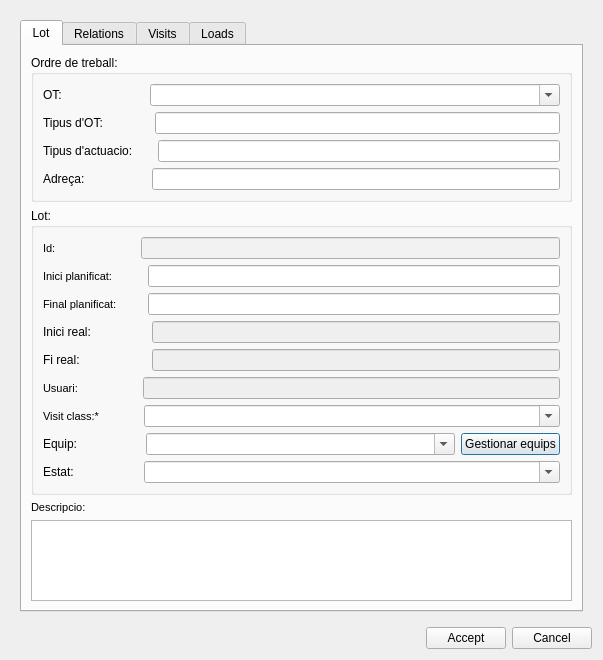
<?xml version="1.0" encoding="UTF-8"?>
<ui version="4.0">
 <class>add_lot</class>
 <widget class="QDialog" name="add_lot">
  <property name="geometry">
   <rect>
    <x>0</x>
    <y>0</y>
    <width>603</width>
    <height>660</height>
   </rect>
  </property>
  <property name="windowTitle">
   <string>Lot</string>
  </property>
  <layout class="QVBoxLayout" name="verticalLayout_3">
   <item>
    <widget class="QWidget" name="centralwidget" native="true">
     <layout class="QVBoxLayout" name="verticalLayout_2">
      <item>
       <widget class="QTabWidget" name="tab_widget">
        <property name="currentIndex">
         <number>0</number>
        </property>
        <widget class="QWidget" name="LotTab">
         <attribute name="title">
          <string>Lot</string>
         </attribute>
         <layout class="QVBoxLayout" name="verticalLayout" stretch="0,0,0,0">
          <item>
           <widget class="QGroupBox" name="grb_ot">
            <property name="title">
             <string>Ordre de treball:</string>
            </property>
            <layout class="QGridLayout" name="gridLayout">
             <item row="3" column="0">
              <layout class="QHBoxLayout" name="horizontalLayout_5">
               <item>
                <widget class="QLabel" name="label_5">
                 <property name="text">
                  <string>OT:</string>
                 </property>
                </widget>
               </item>
               <item>
                <spacer name="horizontalSpacer_12">
                 <property name="orientation">
                  <enum>Qt::Horizontal</enum>
                 </property>
                 <property name="sizeType">
                  <enum>QSizePolicy::Fixed</enum>
                 </property>
                 <property name="sizeHint" stdset="0">
                  <size>
                   <width>82</width>
                   <height>20</height>
                  </size>
                 </property>
                </spacer>
               </item>
               <item>
                <widget class="QComboBox" name="cmb_ot">
                 <property name="sizePolicy">
                  <sizepolicy hsizetype="Expanding" vsizetype="Fixed">
                   <horstretch>0</horstretch>
                   <verstretch>0</verstretch>
                  </sizepolicy>
                 </property>
                 <property name="editable">
                  <bool>true</bool>
                 </property>
                </widget>
               </item>
              </layout>
             </item>
             <item row="4" column="0">
              <layout class="QHBoxLayout" name="horizontalLayout_17">
               <item>
                <widget class="QLabel" name="label_6">
                 <property name="text">
                  <string>Tipus d'OT:</string>
                 </property>
                </widget>
               </item>
               <item>
                <spacer name="horizontalSpacer_13">
                 <property name="orientation">
                  <enum>Qt::Horizontal</enum>
                 </property>
                 <property name="sizeType">
                  <enum>QSizePolicy::Fixed</enum>
                 </property>
                 <property name="sizeHint" stdset="0">
                  <size>
                   <width>46</width>
                   <height>20</height>
                  </size>
                 </property>
                </spacer>
               </item>
               <item>
                <widget class="QLineEdit" name="txt_ot_type"/>
               </item>
              </layout>
             </item>
             <item row="6" column="0">
              <layout class="QHBoxLayout" name="horizontalLayout_18">
               <item>
                <widget class="QLabel" name="label_7">
                 <property name="text">
                  <string>Adreça:</string>
                 </property>
                </widget>
               </item>
               <item>
                <spacer name="horizontalSpacer_14">
                 <property name="orientation">
                  <enum>Qt::Horizontal</enum>
                 </property>
                 <property name="sizeType">
                  <enum>QSizePolicy::Fixed</enum>
                 </property>
                 <property name="sizeHint" stdset="0">
                  <size>
                   <width>61</width>
                   <height>20</height>
                  </size>
                 </property>
                </spacer>
               </item>
               <item>
                <widget class="QLineEdit" name="txt_ot_address"/>
               </item>
              </layout>
             </item>
             <item row="5" column="0">
              <layout class="QHBoxLayout" name="horizontalLayout_19">
               <item>
                <widget class="QLabel" name="label_8">
                 <property name="text">
                  <string>Tipus d'actuacio:</string>
                 </property>
                </widget>
               </item>
               <item>
                <spacer name="horizontalSpacer_15">
                 <property name="orientation">
                  <enum>Qt::Horizontal</enum>
                 </property>
                 <property name="sizeType">
                  <enum>QSizePolicy::Fixed</enum>
                 </property>
                 <property name="sizeHint" stdset="0">
                  <size>
                   <width>19</width>
                   <height>20</height>
                  </size>
                 </property>
                </spacer>
               </item>
               <item>
                <widget class="QLineEdit" name="txt_wotype_id"/>
               </item>
              </layout>
             </item>
            </layout>
           </widget>
          </item>
          <item>
           <widget class="QGroupBox" name="grb_lot">
            <property name="title">
             <string>Lot:</string>
            </property>
            <layout class="QGridLayout" name="gridLayout_2">
             <item row="5" column="0">
              <layout class="QHBoxLayout" name="horizontalLayout_4" stretch="0,0,1">
               <item>
                <widget class="QLabel" name="label_node_type_5">
                 <property name="font">
                  <font>
                   <pointsize>8</pointsize>
                   <weight>50</weight>
                   <bold>false</bold>
                  </font>
                 </property>
                 <property name="frameShape">
                  <enum>QFrame::NoFrame</enum>
                 </property>
                 <property name="frameShadow">
                  <enum>QFrame::Plain</enum>
                 </property>
                 <property name="text">
                  <string>Usuari:</string>
                 </property>
                 <property name="textFormat">
                  <enum>Qt::AutoText</enum>
                 </property>
                 <property name="scaledContents">
                  <bool>false</bool>
                 </property>
                 <property name="alignment">
                  <set>Qt::AlignLeading|Qt::AlignLeft|Qt::AlignVCenter</set>
                 </property>
                 <property name="margin">
                  <number>3</number>
                 </property>
                </widget>
               </item>
               <item>
                <spacer name="horizontalSpacer_5">
                 <property name="orientation">
                  <enum>Qt::Horizontal</enum>
                 </property>
                 <property name="sizeType">
                  <enum>QSizePolicy::Fixed</enum>
                 </property>
                 <property name="sizeHint" stdset="0">
                  <size>
                   <width>59</width>
                   <height>20</height>
                  </size>
                 </property>
                </spacer>
               </item>
               <item>
                <widget class="QLineEdit" name="user_name">
                 <property name="enabled">
                  <bool>false</bool>
                 </property>
                 <property name="frame">
                  <bool>true</bool>
                 </property>
                 <property name="readOnly">
                  <bool>true</bool>
                 </property>
                </widget>
               </item>
              </layout>
             </item>
             <item row="0" column="0">
              <layout class="QHBoxLayout" name="horizontalLayout" stretch="0,0,1">
               <item>
                <widget class="QLabel" name="label_node_type">
                 <property name="font">
                  <font>
                   <pointsize>8</pointsize>
                   <weight>50</weight>
                   <bold>false</bold>
                  </font>
                 </property>
                 <property name="frameShape">
                  <enum>QFrame::NoFrame</enum>
                 </property>
                 <property name="frameShadow">
                  <enum>QFrame::Plain</enum>
                 </property>
                 <property name="text">
                  <string>Id:</string>
                 </property>
                 <property name="textFormat">
                  <enum>Qt::AutoText</enum>
                 </property>
                 <property name="scaledContents">
                  <bool>false</bool>
                 </property>
                 <property name="alignment">
                  <set>Qt::AlignLeading|Qt::AlignLeft|Qt::AlignVCenter</set>
                 </property>
                 <property name="margin">
                  <number>3</number>
                 </property>
                </widget>
               </item>
               <item>
                <spacer name="horizontalSpacer_2">
                 <property name="orientation">
                  <enum>Qt::Horizontal</enum>
                 </property>
                 <property name="sizeType">
                  <enum>QSizePolicy::Fixed</enum>
                 </property>
                 <property name="sizeHint" stdset="0">
                  <size>
                   <width>79</width>
                   <height>20</height>
                  </size>
                 </property>
                </spacer>
               </item>
               <item>
                <widget class="QLineEdit" name="lot_id">
                 <property name="enabled">
                  <bool>true</bool>
                 </property>
                 <property name="styleSheet">
                  <string notr="true">background: rgb(242, 242, 242);
                                                 color: rgb(100, 100, 100)</string>
                 </property>
                 <property name="frame">
                  <bool>true</bool>
                 </property>
                 <property name="readOnly">
                  <bool>true</bool>
                 </property>
                </widget>
               </item>
              </layout>
             </item>
             <item row="8" column="0">
              <layout class="QHBoxLayout" name="horizontalLayout_11" stretch="0,0,1">
               <item>
                <widget class="QLabel" name="label_2">
                 <property name="text">
                  <string>Estat:</string>
                 </property>
                 <property name="margin">
                  <number>3</number>
                 </property>
                </widget>
               </item>
               <item>
                <spacer name="horizontalSpacer_9">
                 <property name="orientation">
                  <enum>Qt::Horizontal</enum>
                 </property>
                 <property name="sizeType">
                  <enum>QSizePolicy::Fixed</enum>
                 </property>
                 <property name="sizeHint" stdset="0">
                  <size>
                   <width>64</width>
                   <height>20</height>
                  </size>
                 </property>
                </spacer>
               </item>
               <item>
                <widget class="QComboBox" name="cmb_status">
                 <property name="editable">
                  <bool>true</bool>
                 </property>
                 <property name="sizeAdjustPolicy">
                  <enum>QComboBox::AdjustToContents</enum>
                 </property>
                </widget>
               </item>
              </layout>
             </item>
             <item row="6" column="0">
              <layout class="QHBoxLayout" name="horizontalLayout_6" stretch="0,0,1">
               <item>
                <widget class="QLabel" name="label_flexunion_code_4">
                 <property name="font">
                  <font>
                   <pointsize>8</pointsize>
                  </font>
                 </property>
                 <property name="frameShape">
                  <enum>QFrame::NoFrame</enum>
                 </property>
                 <property name="frameShadow">
                  <enum>QFrame::Plain</enum>
                 </property>
                 <property name="text">
                  <string>Visit class:*</string>
                 </property>
                 <property name="textFormat">
                  <enum>Qt::AutoText</enum>
                 </property>
                 <property name="scaledContents">
                  <bool>false</bool>
                 </property>
                 <property name="alignment">
                  <set>Qt::AlignLeading|Qt::AlignLeft|Qt::AlignVCenter</set>
                 </property>
                 <property name="margin">
                  <number>3</number>
                 </property>
                </widget>
               </item>
               <item>
                <spacer name="horizontalSpacer_7">
                 <property name="orientation">
                  <enum>Qt::Horizontal</enum>
                 </property>
                 <property name="sizeType">
                  <enum>QSizePolicy::Fixed</enum>
                 </property>
                 <property name="sizeHint" stdset="0">
                  <size>
                   <width>38</width>
                   <height>20</height>
                  </size>
                 </property>
                </spacer>
               </item>
               <item>
                <widget class="QComboBox" name="cmb_visit_class">
                 <property name="editable">
                  <bool>true</bool>
                 </property>
                 <property name="sizeAdjustPolicy">
                  <enum>QComboBox::AdjustToContents</enum>
                 </property>
                </widget>
               </item>
              </layout>
             </item>
             <item row="2" column="0">
              <layout class="QHBoxLayout" name="horizontalLayout_3" stretch="0,0,0">
               <item>
                <widget class="QLabel" name="label_node_type_2">
                 <property name="minimumSize">
                  <size>
                   <width>80</width>
                   <height>0</height>
                  </size>
                 </property>
                 <property name="maximumSize">
                  <size>
                   <width>0</width>
                   <height>16777215</height>
                  </size>
                 </property>
                 <property name="font">
                  <font>
                   <pointsize>8</pointsize>
                   <weight>50</weight>
                   <bold>false</bold>
                  </font>
                 </property>
                 <property name="frameShape">
                  <enum>QFrame::NoFrame</enum>
                 </property>
                 <property name="frameShadow">
                  <enum>QFrame::Plain</enum>
                 </property>
                 <property name="text">
                  <string>Final planificat:</string>
                 </property>
                 <property name="textFormat">
                  <enum>Qt::AutoText</enum>
                 </property>
                 <property name="scaledContents">
                  <bool>false</bool>
                 </property>
                 <property name="alignment">
                  <set>Qt::AlignLeading|Qt::AlignLeft|Qt::AlignVCenter</set>
                 </property>
                 <property name="margin">
                  <number>3</number>
                 </property>
                </widget>
               </item>
               <item>
                <spacer name="horizontalSpacer_4">
                 <property name="orientation">
                  <enum>Qt::Horizontal</enum>
                 </property>
                 <property name="sizeType">
                  <enum>QSizePolicy::Fixed</enum>
                 </property>
                 <property name="sizeHint" stdset="0">
                  <size>
                   <width>19</width>
                   <height>20</height>
                  </size>
                 </property>
                </spacer>
               </item>
               <item>
                <widget class="QLineEdit" name="enddate"/>
               </item>
              </layout>
             </item>
             <item row="7" column="0">
              <layout class="QHBoxLayout" name="horizontalLayout_10" stretch="0,0,1,0">
               <item>
                <widget class="QLabel" name="label">
                 <property name="maximumSize">
                  <size>
                   <width>16777215</width>
                   <height>16777215</height>
                  </size>
                 </property>
                 <property name="text">
                  <string>Equip:</string>
                 </property>
                 <property name="margin">
                  <number>3</number>
                 </property>
                </widget>
               </item>
               <item>
                <spacer name="horizontalSpacer_8">
                 <property name="orientation">
                  <enum>Qt::Horizontal</enum>
                 </property>
                 <property name="sizeType">
                  <enum>QSizePolicy::Fixed</enum>
                 </property>
                 <property name="sizeHint" stdset="0">
                  <size>
                   <width>63</width>
                   <height>20</height>
                  </size>
                 </property>
                </spacer>
               </item>
               <item>
                <widget class="QComboBox" name="cmb_assigned_to">
                 <property name="editable">
                  <bool>true</bool>
                 </property>
                 <property name="sizeAdjustPolicy">
                  <enum>QComboBox::AdjustToContents</enum>
                 </property>
                </widget>
               </item>
               <item>
                <widget class="QPushButton" name="cmb_man_team">
                 <property name="text">
                  <string>Gestionar equips</string>
                 </property>
                </widget>
               </item>
              </layout>
             </item>
             <item row="1" column="0">
              <layout class="QHBoxLayout" name="horizontalLayout_2" stretch="0,0,0">
               <item>
                <widget class="QLabel" name="label_node_type_3">
                 <property name="minimumSize">
                  <size>
                   <width>80</width>
                   <height>0</height>
                  </size>
                 </property>
                 <property name="maximumSize">
                  <size>
                   <width>0</width>
                   <height>16777215</height>
                  </size>
                 </property>
                 <property name="font">
                  <font>
                   <pointsize>8</pointsize>
                   <weight>50</weight>
                   <bold>false</bold>
                  </font>
                 </property>
                 <property name="frameShape">
                  <enum>QFrame::NoFrame</enum>
                 </property>
                 <property name="frameShadow">
                  <enum>QFrame::Plain</enum>
                 </property>
                 <property name="text">
                  <string>Inici planificat:</string>
                 </property>
                 <property name="textFormat">
                  <enum>Qt::AutoText</enum>
                 </property>
                 <property name="scaledContents">
                  <bool>false</bool>
                 </property>
                 <property name="alignment">
                  <set>Qt::AlignLeading|Qt::AlignLeft|Qt::AlignVCenter</set>
                 </property>
                 <property name="margin">
                  <number>3</number>
                 </property>
                </widget>
               </item>
               <item>
                <spacer name="horizontalSpacer_3">
                 <property name="orientation">
                  <enum>Qt::Horizontal</enum>
                 </property>
                 <property name="sizeType">
                  <enum>QSizePolicy::Fixed</enum>
                 </property>
                 <property name="sizeHint" stdset="0">
                  <size>
                   <width>19</width>
                   <height>20</height>
                  </size>
                 </property>
                </spacer>
               </item>
               <item>
                <widget class="QLineEdit" name="startdate"/>
               </item>
              </layout>
             </item>
             <item row="4" column="0">
              <layout class="QHBoxLayout" name="horizontalLayout_16">
               <item>
                <widget class="QLabel" name="label_4">
                 <property name="text">
                  <string>Fi real:</string>
                 </property>
                </widget>
               </item>
               <item>
                <spacer name="horizontalSpacer_11">
                 <property name="orientation">
                  <enum>Qt::Horizontal</enum>
                 </property>
                 <property name="sizeType">
                  <enum>QSizePolicy::Fixed</enum>
                 </property>
                 <property name="sizeHint" stdset="0">
                  <size>
                   <width>66</width>
                   <height>20</height>
                  </size>
                 </property>
                </spacer>
               </item>
               <item>
                <widget class="QLineEdit" name="real_enddate">
                 <property name="enabled">
                  <bool>false</bool>
                 </property>
                 <property name="readOnly">
                  <bool>true</bool>
                 </property>
                </widget>
               </item>
              </layout>
             </item>
             <item row="3" column="0">
              <layout class="QHBoxLayout" name="horizontalLayout_15">
               <item>
                <widget class="QLabel" name="label_3">
                 <property name="text">
                  <string>Inici real:</string>
                 </property>
                </widget>
               </item>
               <item>
                <spacer name="horizontalSpacer_6">
                 <property name="orientation">
                  <enum>Qt::Horizontal</enum>
                 </property>
                 <property name="sizeType">
                  <enum>QSizePolicy::Fixed</enum>
                 </property>
                 <property name="sizeHint" stdset="0">
                  <size>
                   <width>55</width>
                   <height>20</height>
                  </size>
                 </property>
                </spacer>
               </item>
               <item>
                <widget class="QLineEdit" name="real_startdate">
                 <property name="enabled">
                  <bool>false</bool>
                 </property>
                 <property name="readOnly">
                  <bool>true</bool>
                 </property>
                </widget>
               </item>
              </layout>
             </item>
            </layout>
            <zorder></zorder>
            <zorder></zorder>
            <zorder></zorder>
            <zorder></zorder>
            <zorder></zorder>
            <zorder></zorder>
            <zorder></zorder>
            <zorder></zorder>
            <zorder></zorder>
           </widget>
          </item>
          <item>
           <widget class="QLabel" name="label_flexunion_code_5">
            <property name="font">
             <font>
              <pointsize>8</pointsize>
             </font>
            </property>
            <property name="frameShape">
             <enum>QFrame::NoFrame</enum>
            </property>
            <property name="frameShadow">
             <enum>QFrame::Plain</enum>
            </property>
            <property name="text">
             <string>Descripcio:</string>
            </property>
            <property name="textFormat">
             <enum>Qt::AutoText</enum>
            </property>
            <property name="scaledContents">
             <bool>false</bool>
            </property>
            <property name="alignment">
             <set>Qt::AlignLeading|Qt::AlignLeft|Qt::AlignVCenter</set>
            </property>
            <property name="margin">
             <number>3</number>
            </property>
           </widget>
          </item>
          <item>
           <widget class="QTextEdit" name="descript"/>
          </item>
         </layout>
        </widget>
        <widget class="QWidget" name="RelationsTab">
         <attribute name="title">
          <string>Relations</string>
         </attribute>
         <layout class="QVBoxLayout" name="verticalLayout_4">
          <item>
           <layout class="QHBoxLayout" name="horizontalLayout_8" stretch="0,1">
            <item>
             <widget class="QLabel" name="label_feature_type">
              <property name="font">
               <font>
                <pointsize>8</pointsize>
               </font>
              </property>
              <property name="frameShape">
               <enum>QFrame::NoFrame</enum>
              </property>
              <property name="frameShadow">
               <enum>QFrame::Plain</enum>
              </property>
              <property name="text">
               <string>Feature type:</string>
              </property>
              <property name="textFormat">
               <enum>Qt::AutoText</enum>
              </property>
              <property name="scaledContents">
               <bool>false</bool>
              </property>
              <property name="alignment">
               <set>Qt::AlignLeading|Qt::AlignLeft|Qt::AlignVCenter</set>
              </property>
              <property name="margin">
               <number>3</number>
              </property>
             </widget>
            </item>
            <item>
             <widget class="QComboBox" name="feature_type">
              <property name="editable">
               <bool>true</bool>
              </property>
              <property name="sizeAdjustPolicy">
               <enum>QComboBox::AdjustToContents</enum>
              </property>
             </widget>
            </item>
           </layout>
          </item>
          <item>
           <layout class="QHBoxLayout" name="horizontalLayout_20">
            <item>
             <widget class="QLineEdit" name="txt_path_rel">
              <property name="readOnly">
               <bool>true</bool>
              </property>
             </widget>
            </item>
            <item>
             <widget class="QPushButton" name="btn_path_rel">
              <property name="text">
               <string>...</string>
              </property>
             </widget>
            </item>
            <item>
             <widget class="QPushButton" name="btn_export_rel">
              <property name="text">
               <string>Exportar a csv</string>
              </property>
             </widget>
            </item>
           </layout>
          </item>
          <item>
           <widget class="Line" name="line_2">
            <property name="orientation">
             <enum>Qt::Horizontal</enum>
            </property>
           </widget>
          </item>
          <item>
           <layout class="QHBoxLayout" name="horizontalLayout_9">
            <item>
             <widget class="QLineEdit" name="feature_id"/>
            </item>
            <item>
             <widget class="QToolButton" name="action_selector">
              <property name="text">
               <string>...</string>
              </property>
              <property name="popupMode">
               <enum>QToolButton::MenuButtonPopup</enum>
              </property>
              <property name="autoRaise">
               <bool>true</bool>
              </property>
             </widget>
            </item>
            <item>
             <widget class="QPushButton" name="btn_feature_insert">
              <property name="text">
               <string/>
              </property>
              <property name="icon">
               <iconset>
                <normaloff>../icons/111.png</normaloff>../icons/111.png</iconset>
              </property>
             </widget>
            </item>
            <item>
             <widget class="QPushButton" name="btn_feature_delete">
              <property name="text">
               <string/>
              </property>
              <property name="icon">
               <iconset>
                <normaloff>../icons/112.png</normaloff>../icons/112.png</iconset>
              </property>
             </widget>
            </item>
            <item>
             <widget class="QPushButton" name="btn_feature_snapping">
              <property name="text">
               <string/>
              </property>
              <property name="icon">
               <iconset>
                <normaloff>../icons/137.png</normaloff>../icons/137.png</iconset>
              </property>
             </widget>
            </item>
           </layout>
          </item>
          <item>
           <widget class="QTableView" name="tbl_relation">
            <property name="sortingEnabled">
             <bool>true</bool>
            </property>
           </widget>
          </item>
         </layout>
        </widget>
        <widget class="QWidget" name="VisitsTab">
         <attribute name="title">
          <string>Visits</string>
         </attribute>
         <layout class="QVBoxLayout" name="verticalLayout_5">
          <item>
           <layout class="QHBoxLayout" name="horizontalLayout_12">
            <item>
             <widget class="QLabel" name="lbl_filter">
              <property name="text">
               <string>Filtre per element id:</string>
              </property>
             </widget>
            </item>
            <item>
             <widget class="QLineEdit" name="txt_filter"/>
            </item>
            <item>
             <spacer name="horizontalSpacer_10">
              <property name="orientation">
               <enum>Qt::Horizontal</enum>
              </property>
              <property name="sizeHint" stdset="0">
               <size>
                <width>40</width>
                <height>20</height>
               </size>
              </property>
             </spacer>
            </item>
           </layout>
          </item>
          <item>
           <layout class="QHBoxLayout" name="horizontalLayout_13">
            <item>
             <layout class="QVBoxLayout" name="verticalLayout_8">
              <item>
               <widget class="QLabel" name="label_data_event_from">
                <property name="text">
                 <string>From:</string>
                </property>
               </widget>
              </item>
              <item>
               <widget class="QDateEdit" name="date_event_from">
                <property name="calendarPopup">
                 <bool>true</bool>
                </property>
               </widget>
              </item>
             </layout>
            </item>
            <item>
             <layout class="QVBoxLayout" name="verticalLayout_7">
              <item>
               <widget class="QLabel" name="label_data_event_to">
                <property name="text">
                 <string>To:</string>
                </property>
               </widget>
              </item>
              <item>
               <widget class="QDateEdit" name="date_event_to">
                <property name="date">
                 <date>
                  <year>3000</year>
                  <month>1</month>
                  <day>1</day>
                 </date>
                </property>
                <property name="calendarPopup">
                 <bool>true</bool>
                </property>
               </widget>
              </item>
             </layout>
            </item>
           </layout>
          </item>
          <item>
           <layout class="QHBoxLayout" name="horizontalLayout_14">
            <item>
             <widget class="QPushButton" name="btn_open_visit">
              <property name="text">
               <string>Open visit</string>
              </property>
             </widget>
            </item>
            <item>
             <widget class="QPushButton" name="btn_delete_visit">
              <property name="text">
               <string>Delete visit</string>
              </property>
             </widget>
            </item>
            <item>
             <spacer name="horizontalSpacer_17">
              <property name="orientation">
               <enum>Qt::Horizontal</enum>
              </property>
              <property name="sizeHint" stdset="0">
               <size>
                <width>40</width>
                <height>20</height>
               </size>
              </property>
             </spacer>
            </item>
            <item>
             <widget class="QPushButton" name="btn_open_photo">
              <property name="text">
               <string>Open Photo</string>
              </property>
             </widget>
            </item>
            <item>
             <widget class="QPushButton" name="btn_validate_all">
              <property name="text">
               <string>Validar totes</string>
              </property>
             </widget>
            </item>
           </layout>
          </item>
          <item>
           <layout class="QHBoxLayout" name="horizontalLayout_21">
            <item>
             <widget class="QLineEdit" name="txt_path">
              <property name="readOnly">
               <bool>true</bool>
              </property>
             </widget>
            </item>
            <item>
             <widget class="QPushButton" name="btn_path">
              <property name="text">
               <string>...</string>
              </property>
             </widget>
            </item>
            <item>
             <widget class="QPushButton" name="btn_export_visits">
              <property name="text">
               <string>Exportar a csv</string>
              </property>
             </widget>
            </item>
           </layout>
          </item>
          <item>
           <widget class="QTableView" name="tbl_visit">
            <property name="sortingEnabled">
             <bool>true</bool>
            </property>
           </widget>
          </item>
         </layout>
        </widget>
        <widget class="QWidget" name="LoadsTab">
         <attribute name="title">
          <string>Loads</string>
         </attribute>
         <layout class="QGridLayout" name="gridLayout_4">
          <item row="0" column="0">
           <layout class="QGridLayout" name="gridLayout_6">
            <item row="0" column="1">
             <widget class="QPushButton" name="btn_open_image">
              <property name="text">
               <string/>
              </property>
              <property name="icon">
               <iconset>
                <normaloff>../icons/136b.png</normaloff>../icons/136b.png</iconset>
              </property>
             </widget>
            </item>
            <item row="0" column="0">
             <spacer name="horizontalSpacer_16">
              <property name="orientation">
               <enum>Qt::Horizontal</enum>
              </property>
              <property name="sizeHint" stdset="0">
               <size>
                <width>40</width>
                <height>20</height>
               </size>
              </property>
             </spacer>
            </item>
            <item row="1" column="0" colspan="2">
             <widget class="QTableView" name="tbl_load"/>
            </item>
           </layout>
          </item>
         </layout>
        </widget>
       </widget>
      </item>
     </layout>
    </widget>
   </item>
   <item>
    <layout class="QHBoxLayout" name="horizontalLayout_7">
     <item>
      <spacer name="horizontalSpacer">
       <property name="orientation">
        <enum>Qt::Horizontal</enum>
       </property>
       <property name="sizeHint" stdset="0">
        <size>
         <width>40</width>
         <height>20</height>
        </size>
       </property>
      </spacer>
     </item>
     <item>
      <widget class="QPushButton" name="btn_accept">
       <property name="text">
        <string>Accept</string>
       </property>
      </widget>
     </item>
     <item>
      <widget class="QPushButton" name="btn_cancel">
       <property name="text">
        <string>Cancel</string>
       </property>
      </widget>
     </item>
    </layout>
   </item>
  </layout>
  <action name="actionT">
   <property name="text">
    <string>t</string>
   </property>
  </action>
 </widget>
 <tabstops>
  <tabstop>tab_widget</tabstop>
  <tabstop>lot_id</tabstop>
  <tabstop>user_name</tabstop>
  <tabstop>cmb_visit_class</tabstop>
  <tabstop>descript</tabstop>
  <tabstop>feature_type</tabstop>
  <tabstop>feature_id</tabstop>
  <tabstop>btn_feature_insert</tabstop>
  <tabstop>btn_feature_delete</tabstop>
  <tabstop>btn_feature_snapping</tabstop>
  <tabstop>tbl_relation</tabstop>
 </tabstops>
 <resources/>
 <connections/>
</ui>
